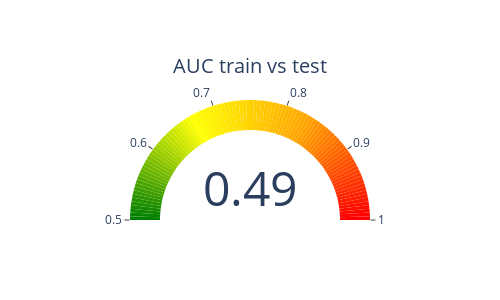

The cell this chart's notebook holds for it:
### Markdown cell above
Comme pressenti, il s'agit simplement du fait que lorsqu'il y a des NaN, les valeurs entières se transforment en float.

### Bilan sur la différence entre train et test

AUC permettant de voir si les données issues de train et test sont séparé (classification binaire)

### Code cell
SD.plot.generate_indicator(
    fig_value=SD.auc, height=300, width=500, title="AUC train vs test"
)

### Figure 1 — Plotly figure (JSON) as saved in the notebook; plotly's stock layout.template omitted (floating-point values rounded to 4 significant figures)
{"data": [{"domain": {"x": [0, 1], "y": [0, 1]}, "gauge": {"axis": {"range": [0.5, 1], "ticktext": ["No Drift", "High Drift"], "tickwidth": 1}, "bar": {"color": "black"}, "borderwidth": 0, "steps": [{"color": "#008000", "range": [0.5, 0.505]}, {"color": "#068300", "range": [0.505, 0.51]}, {"color": "#0f8700", "range": [0.51, 0.515]}, {"color": "#158a00", "range": [0.515, 0.52]}, {"color": "#1e8f00", "range": [0.52, 0.525]}, {"color": "#249200", "range": [0.525, 0.53]}, {"color": "#2d9600", "range": [0.53, 0.535]}, {"color": "#369b00", "range": [0.535, 0.54]}, {"color": "#3c9e00", "range": [0.54, 0.545]}, {"color": "#45a200", "range": [0.545, 0.55]}, {"color": "#4ba500", "range": [0.55, 0.555]}, {"color": "#54aa00", "range": [0.555, 0.56]}, {"color": "#5dae00", "range": [0.56, 0.565]}, {"color": "#63b100", "range": [0.565, 0.57]}, {"color": "#6cb600", "range": [0.57, 0.575]}, {"color": "#72b900", "range": [0.575, 0.58]}, {"color": "#7bbd00", "range": [0.58, 0.585]}, {"color": "#81c000", "range": [0.585, 0.59]}, {"color": "#8ac500", "range": [0.59, 0.595]}, {"color": "#93c900", "range": [0.595, 0.6]}, {"color": "#99cc00", "range": [0.6, 0.605]}, {"color": "#a2d100", "range": [0.605, 0.61]}, {"color": "#a8d400", "range": [0.61, 0.615]}, {"color": "#b1d800", "range": [0.615, 0.62]}, {"color": "#badd00", "range": [0.62, 0.625]}, {"color": "#c0e000", "range": [0.625, 0.63]}, {"color": "#c9e400", "range": [0.63, 0.635]}, {"color": "#cfe700", "range": [0.635, 0.64]}, {"color": "#d8ec00", "range": [0.64, 0.645]}, {"color": "#deef00", "range": [0.645, 0.65]}, {"color": "#e7f300", "range": [0.65, 0.655]}, {"color": "#f0f800", "range": [0.655, 0.66]}, {"color": "#f6fb00", "range": [0.66, 0.665]}, {"color": "#ffff00", "range": [0.665, 0.67]}, {"color": "#fffd00", "range": [0.67, 0.675]}, {"color": "#fffa00", "range": [0.675, 0.68]}, {"color": "#fff700", "range": [0.68, 0.685]}, {"color": "#fff400", "range": [0.685, 0.69]}, {"color": "#fff100", "range": [0.69, 0.695]}, {"color": "#ffef00", "range": [0.695, 0.7]}, {"color": "#ffec00", "range": [0.7, 0.705]}, {"color": "#ffe900", "range": [0.705, 0.71]}, {"color": "#ffe700", "range": [0.71, 0.715]}, {"color": "#ffe300", "range": [0.715, 0.72]}, {"color": "#ffe100", "range": [0.72, 0.725]}, {"color": "#ffde00", "range": [0.725, 0.73]}, {"color": "#ffdc00", "range": [0.73, 0.735]}, {"color": "#ffd900", "range": [0.735, 0.74]}, {"color": "#ffd600", "range": [0.74, 0.745]}, {"color": "#ffd400", "range": [0.745, 0.75]}, {"color": "#ffd000", "range": [0.75, 0.755]}, {"color": "#ffce00", "range": [0.755, 0.76]}, {"color": "#ffcb00", "range": [0.76, 0.765]}, {"color": "#ffc800", "range": [0.765, 0.77]}, {"color": "#ffc600", "range": [0.77, 0.775]}, {"color": "#ffc300", "range": [0.775, 0.78]}, {"color": "#ffc100", "range": [0.78, 0.785]}, {"color": "#ffbd00", "range": [0.785, 0.79]}, {"color": "#ffbb00", "range": [0.79, 0.795]}, {"color": "#ffb800", "range": [0.795, 0.8]}, {"color": "#ffb500", "range": [0.8, 0.805]}, {"color": "#ffb300", "range": [0.805, 0.81]}, {"color": "#ffb000", "range": [0.81, 0.815]}, {"color": "#ffad00", "range": [0.815, 0.82]}, {"color": "#ffaa00", "range": [0.82, 0.825]}, {"color": "#ffa700", "range": [0.825, 0.83]}, {"color": "#ffa500", "range": [0.83, 0.835]}, {"color": "#ff9f00", "range": [0.835, 0.84]}, {"color": "#ff9b00", "range": [0.84, 0.845]}, {"color": "#ff9500", "range": [0.845, 0.85]}, {"color": "#ff9000", "range": [0.85, 0.855]}, {"color": "#ff8c00", "range": [0.855, 0.86]}, {"color": "#ff8600", "range": [0.86, 0.865]}, {"color": "#ff8200", "range": [0.865, 0.87]}, {"color": "#ff7c00", "range": [0.87, 0.875]}, {"color": "#ff7800", "range": [0.875, 0.88]}, {"color": "#ff7300", "range": [0.88, 0.885]}, {"color": "#ff6d00", "range": [0.885, 0.89]}, {"color": "#ff6900", "range": [0.89, 0.895]}, {"color": "#ff6300", "range": [0.895, 0.9]}, {"color": "#ff5f00", "range": [0.9, 0.905]}, {"color": "#ff5900", "range": [0.905, 0.91]}, {"color": "#ff5300", "range": [0.91, 0.915]}, {"color": "#ff5000", "range": [0.915, 0.92]}, {"color": "#ff4a00", "range": [0.92, 0.925]}, {"color": "#ff4600", "range": [0.925, 0.93]}, {"color": "#ff4000", "range": [0.93, 0.935]}, {"color": "#ff3c00", "range": [0.935, 0.94]}, {"color": "#ff3600", "range": [0.94, 0.945]}, {"color": "#ff3100", "range": [0.945, 0.95]}, {"color": "#ff2d00", "range": [0.95, 0.955]}, {"color": "#ff2700", "range": [0.955, 0.96]}, {"color": "#ff2300", "range": [0.96, 0.965]}, {"color": "#ff1d00", "range": [0.965, 0.97]}, {"color": "#ff1700", "range": [0.97, 0.975]}, {"color": "#ff1300", "range": [0.975, 0.98]}, {"color": "#ff0e00", "range": [0.98, 0.985]}, {"color": "#ff0a00", "range": [0.985, 0.99]}, {"color": "#ff0400", "range": [0.99, 0.995]}, {"color": "#ff0000", "range": [0.995, 1]}]}, "mode": "gauge+number", "title": {"align": "center", "font": {"size": 20}, "text": "AUC train vs test"}, "type": "indicator", "value": 0.49}], "layout": {"height": 300, "width": 500}}
